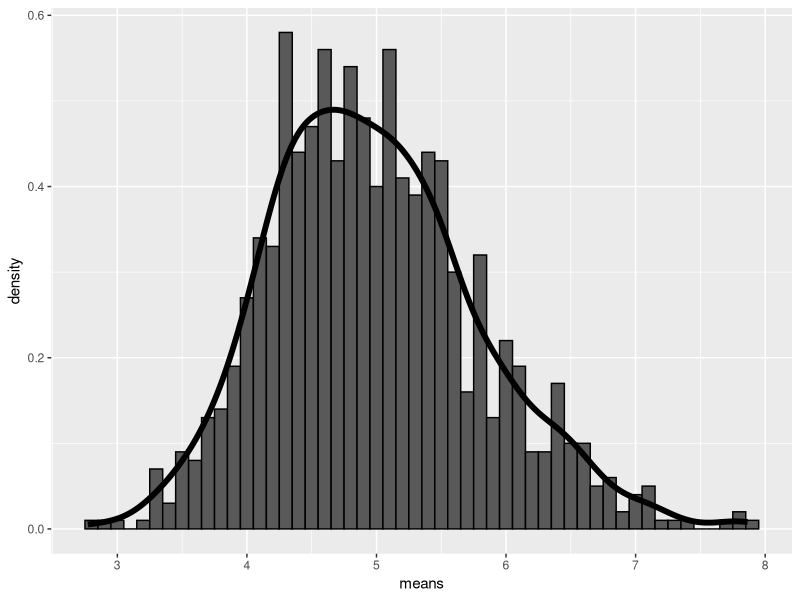
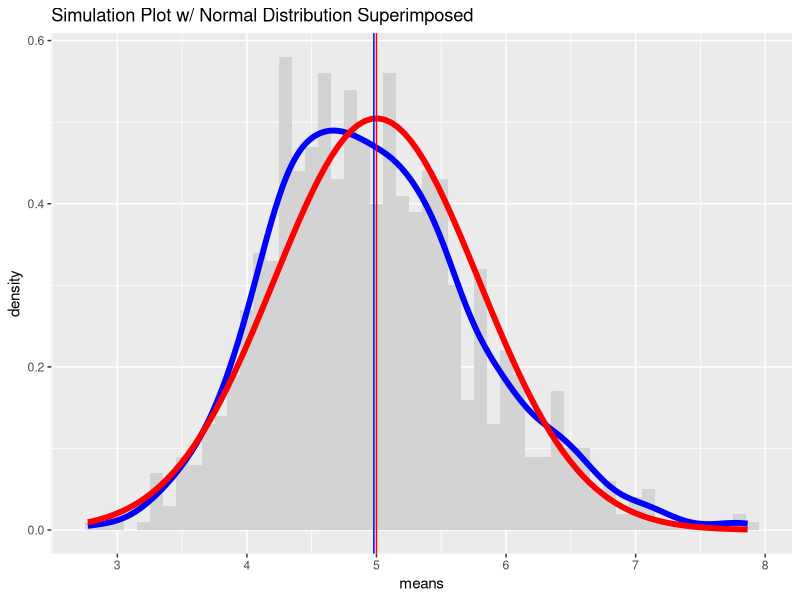

The R script that drew these images, in order:
## ---- chunk 1
knitr::opts_chunk$set(echo = TRUE)
## ---- chunk 2
# load library for plotting
library(ggplot2)

# set seed for reproducibility 
set.seed(973)

# set constants
lambda <- 0.2
n <- 40
num_sims <- 1000

# perform simulations and store in a dataframe
sim_means <- data.frame(means = sapply(1:num_sims, function(x) {mean(rexp(n, lambda))}))
## ---- chunk 3
g <- ggplot(data = sim_means, aes(x = means)) + 
    geom_histogram(aes(y = ..density..), binwidth=.1, color = "black") + 
    geom_density(size = 2)
g
## ---- chunk 4
sample_mean <- mean(sim_means$means)
sample_mean
## ---- chunk 5
theoretical_mean <- 1/lambda
theoretical_mean
## ---- chunk 6
sample_variance <- var(sim_means$means)
sample_variance
## ---- chunk 7
theoretical_variance <- ((1/lambda)^2)/40
theoretical_variance
## ---- chunk 8
g <- ggplot(data = sim_means, aes(x = means)) + 
    geom_histogram(aes(y = ..density..), fill = "lightgray", binwidth=.1) +
    geom_density(color = "blue", size = 2) +
    # superimpose the theoretical plot of the normal distribution
    stat_function(fun = dnorm, args = list(mean = theoretical_mean, sd = sqrt(theoretical_variance)), color = "red", size = 2) +
    geom_vline(xintercept = sample_mean, size = 0.5, color = "blue") + 
    geom_vline(xintercept = theoretical_mean, size = 0.5, color = "red") + 
    labs(title = "Simulation Plot w/ Normal Distribution Superimposed")
g
